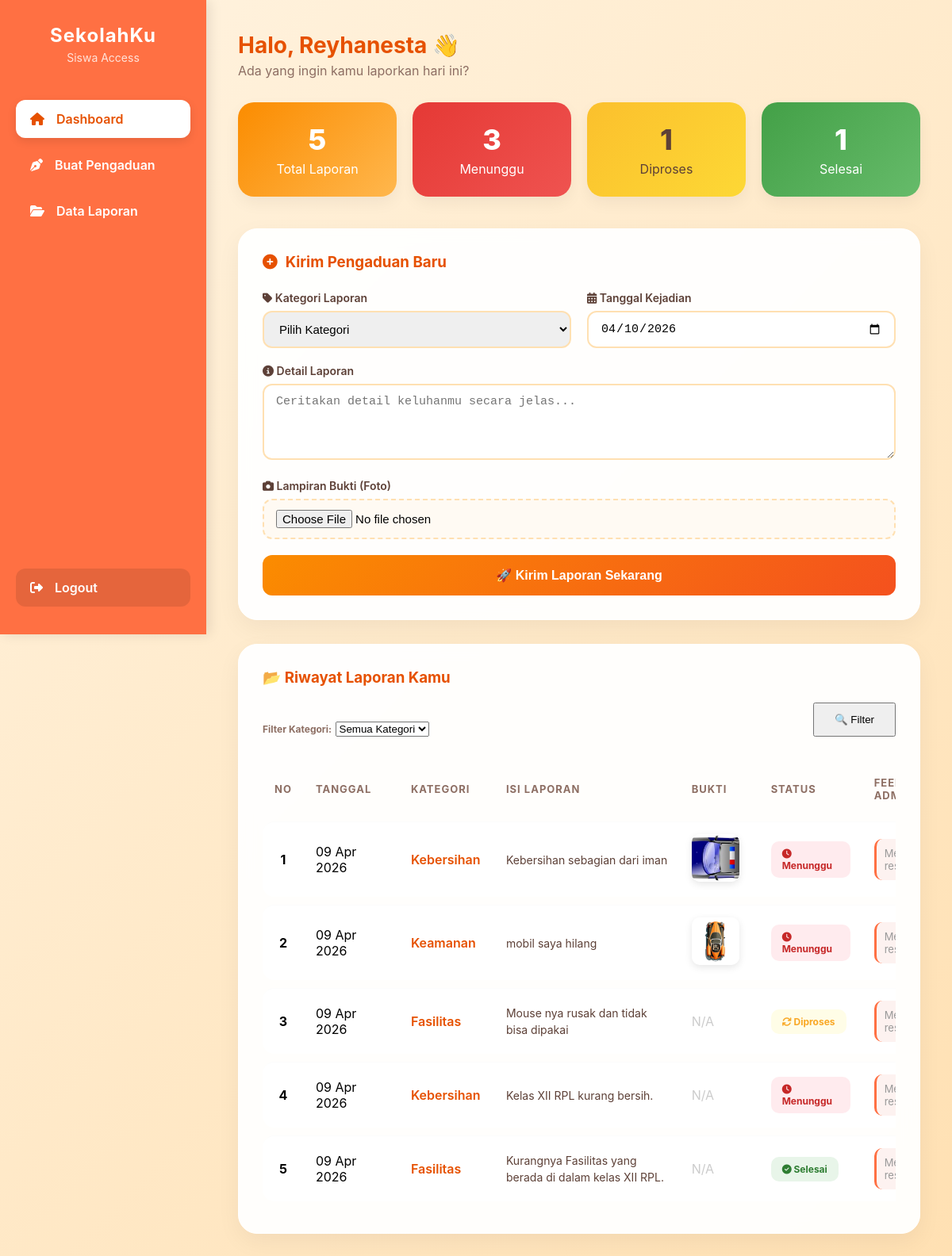
Screenshot of /siswa.php (signed in) with the database file from the repository.
### tables this page shows
CREATE TABLE `pengaduan` (
  `id` int NOT NULL,
  `user_id` int DEFAULT NULL,
  `kategori` varchar(50) DEFAULT NULL,
  `isi` text,
  `bukti` varchar(255) DEFAULT NULL,
  `tanggal` datetime DEFAULT CURRENT_TIMESTAMP,
  `status` enum('menunggu','diproses','selesai') DEFAULT 'menunggu',
  `feedback` text
);

### siswa.php (the view, shortened to what this page needs)
<?php
include 'koneksi.php';
$id_user = $_SESSION['id'];
$total = mysqli_fetch_assoc(mysqli_query($conn, "SELECT COUNT(*) as total FROM pengaduan WHERE user_id='$id_user'"));
$menunggu = mysqli_fetch_assoc(mysqli_query($conn, "SELECT COUNT(*) as total FROM pengaduan WHERE user_id='$id_user' AND status='menunggu'"));
$diproses = mysqli_fetch_assoc(mysqli_query($conn, "SELECT COUNT(*) as total FROM pengaduan WHERE user_id='$id_user' AND status='diproses'"));
$selesai = mysqli_fetch_assoc(mysqli_query($conn, "SELECT COUNT(*) as total FROM pengaduan WHERE user_id='$id_user' AND status='selesai'"));
$where_clause = "WHERE p.user_id='$id_user'";
$query = mysqli_query($conn, "
    SELECT p.*, u.nama FROM pengaduan p
    JOIN users u ON u.id = p.user_id
    $where_clause
    ORDER BY p.id DESC
");
?>
<!DOCTYPE html>
<html lang="id">
<head>
    <link rel="stylesheet" href="https://cdnjs.cloudflare.com/ajax/libs/font-awesome/6.4.0/css/all.min.css">
</head>
<body>
<div class="sidebar" id="sidebar">
    <div class="sidebar-header">
        <h2>SekolahKu</h2>
        <p>Siswa Access</p>
    </div>
    <a href="#" class="nav-link active" data-target="home"><i class="fas fa-home"></i> <span>Dashboard</span></a>
    <a href="#form" class="nav-link"><i class="fas fa-pen-nib"></i> <span>Buat Pengaduan</span></a>
    <a href="#data" class="nav-link"><i class="fas fa-folder-open"></i> <span>Data Laporan</span></a>
    <a href="logout.php" class="logout"><i class="fas fa-sign-out-alt"></i> <span>Logout</span></a>
</div>
<div class="main">
    <div class="welcome-text">
        <h2>Halo, <?= htmlspecialchars($_SESSION['nama']); ?> 👋</h2>
        <p>Ada yang ingin kamu laporkan hari ini?</p>
    </div>
    <div class="dashboard">
        <div class="card-box total"><span><?= $total['total']; ?></span> Total Laporan </div>
        <div class="card-box menunggu"><span><?= $menunggu['total']; ?></span> Menunggu </div>
        <div class="card-box diproses"><span><?= $diproses['total']; ?></span> Diproses </div>
        <div class="card-box selesai"><span><?= $selesai['total']; ?></span> Selesai </div>
    </div>
    <div class="card" id="form">
        <h3 style="color: var(--primary-dark); margin: 0 0 25px 0; display: flex; align-items: center; gap: 10px;">
            <i class="fas fa-plus-circle"></i> Kirim Pengaduan Baru
        </h3>
        <form action="simpan.php" method="POST" enctype="multipart/form-data" class="form-modern">
            <div class="form-grid" style="display: grid; grid-template-columns: 1fr 1fr; gap: 20px;">
                <div class="form-group">
                    <label><i class="fas fa-tag"></i> Kategori Laporan</label>
                    <select name="kategori" required>
                        <option value="">Pilih Kategori</option>
                    </select>
                </div>
                <div class="form-group">
                    <label><i class="fas fa-calendar-alt"></i> Tanggal Kejadian</label>
                    <input type="date" name="tanggal" value="<?= date('Y-m-d'); ?>" required>
                </div>
            </div>
            <div class="form-group">
                <label><i class="fas fa-info-circle"></i> Detail Laporan</label>
                <textarea name="isi" rows="4" placeholder="Ceritakan detail keluhanmu secara jelas..." required></textarea>
            </div>
            <div class="form-group">
                <label><i class="fas fa-camera"></i> Lampiran Bukti (Foto)</label>
                <input type="file" name="bukti" accept="image/*" style="border: 2px dashed #ffe0b2; background: #fffaf3;">
            </div>
            <button type="submit">🚀 Kirim Laporan Sekarang</button>
        </form>
    </div>
    <div class="card" id="data">
        <h3 style="color: var(--primary-dark); margin: 0 0 20px 0;">📂 Riwayat Laporan Kamu</h3>
        <form method="GET" class="filter-box">
            <div style="flex-grow: 1;">
                <label style="font-size: 12px; font-weight: bold; color: #8d6e63;">Filter Kategori:</label>
                <select name="kategori" class="form-modern" style="margin-bottom:0;">
                    <option value="">Semua Kategori</option>
                </select>
            </div>
            <button type="submit" class="form-modern" style="width: auto; padding: 12px 25px; margin-bottom: 0;">🔍 Filter</button>
        </form>
        <div class="table-container">
            <table>
                <thead>
                    <tr>
                        <th width="50">No</th>
                        <th width="120">Tanggal</th>
                        <th width="120">Kategori</th>
                        <th>Isi Laporan</th>
                        <th width="100">Bukti</th>
                        <th width="130">Status</th>
                        <th>Feedback Admin</th>
                    </tr>
                </thead>
                <tbody>
                    <?php
                    $no = 1;
                    while($dataRow = mysqli_fetch_array($query)){
                        $fotoPath = 'uploads/' . $dataRow['bukti'];
                    ?>
                    <tr>
                        <td align="center"><strong><?= $no++; ?></strong></td>
                        <td><?= date('d M Y', strtotime($dataRow['tanggal'])); ?></td>
                        <td><span style="color: var(--primary-dark); font-weight: 600;"><?= $dataRow['kategori']; ?></span></td>
                        <td style="font-size: 14px; line-height: 1.5; color: #5d4037;"><?= nl2br(htmlspecialchars($dataRow['isi'])); ?></td>
                        <td>
                            <?php if(!empty($dataRow['bukti']) && file_exists($fotoPath)){ ?>
                                <img src="<?= $fotoPath; ?>" width="60" height="60" class="img-evidence">
                            <?php } else { echo '<span style="color:#ccc">N/A</span>'; } ?>
                        </td>
                        <td>
                            <?php if($dataRow['status']=='menunggu'){ ?>
                                <span class="badge menunggu-badge"><i class="fas fa-clock"></i> Menunggu</span>
                            <?php } elseif($dataRow['status']=='diproses'){ ?>
                                <span class="badge diproses-badge"><i class="fas fa-sync"></i> Diproses</span>
                            <?php } else { ?>
                                <span class="badge selesai-badge"><i class="fas fa-check-circle"></i> Selesai</span>
                            <?php } ?>
                        </td>
                        <td>
                            <div style="background: #fdf2f0; padding: 10px; border-radius: 10px; font-size: 13px; border-left: 3px solid var(--primary);">
                                <?= !empty($dataRow['feedback']) ? '<strong>Admin:</strong> ' . htmlspecialchars($dataRow['feedback']) : '<span style="color:#999">Menunggu respon...</span>'; ?>
                            </div>
                        </td>
                    </tr>
                    <?php } ?>
                </tbody>
            </table>
        </div>
    </div>
</div>
</body>
</html>

### siswa.php (style rules this page uses)
:root { --primary: #ff7043; --primary-dark: #e65100; --secondary: #fb8c00; --success: #43a047; --danger: #e53935; --warning: #fbc02d; --bg: #fff3e0; --sidebar-width: 260px; }
* { box-sizing: border-box; scroll-behavior: smooth; }
body { margin: 0; font-family: 'Inter', 'Segoe UI', Arial, sans-serif; background: linear-gradient(135deg, #fff3e0 0%, #ffe0b2 100%); background-attachment: fixed; min-height: 100vh; }
.sidebar { width: var(--sidebar-width); height: 100vh; position: fixed; background: var(--primary); padding: 30px 20px; color: white; display: flex; flex-direction: column; box-shadow: 4px 0 15px rgba(0,0,0,0.1); z-index: 1000; transition: 0.3s; }
.sidebar-header { margin-bottom: 40px; text-align: center; }
.sidebar-header h2 { margin: 0; font-size: 24px; color: #fff; letter-spacing: 1px; }
.sidebar-header p { margin: 5px 0 0; opacity: 0.8; font-size: 14px; }
.sidebar a { display: flex; align-items: center; color: white; padding: 14px 18px; margin: 5px 0; text-decoration: none; border-radius: 12px; transition: all 0.3s ease; font-weight: 600; gap: 15px; }
.sidebar a.active { background: white; color: var(--primary-dark); box-shadow: 0 4px 12px rgba(0,0,0,0.1); }
.sidebar a.logout { margin-top: auto; background: rgba(0,0,0,0.1); }
.main { margin-left: var(--sidebar-width); padding: 40px; transition: 0.3s; }
.welcome-text h2 { color: var(--primary-dark); margin: 0; font-size: 28px; }
.welcome-text p { color: #8d6e63; margin: 5px 0 30px; }
.dashboard { display: grid; grid-template-columns: repeat(auto-fit, minmax(200px, 1fr)); gap: 20px; margin-bottom: 40px; }
.card-box { padding: 25px; border-radius: 20px; color: white; text-align: center; transition: 0.3s; box-shadow: 0 8px 20px rgba(0,0,0,0.05); }
.card-box span { font-size: 36px; font-weight: 800; display: block; margin-bottom: 5px; }
.total { background: linear-gradient(135deg, #fb8c00, #ffb74d); }
.menunggu { background: linear-gradient(135deg, #e53935, #ef5350); }
.diproses { background: linear-gradient(135deg, #fbc02d, #fdd835); color: #5d4037; }
.selesai { background: linear-gradient(135deg, #43a047, #66bb6a); }
.card { background: rgba(255, 255, 255, 0.95); backdrop-filter: blur(10px); padding: 30px; border-radius: 24px; margin-bottom: 30px; border: 1px solid white; box-shadow: 0 10px 30px rgba(0,0,0,0.05); }
.form-modern label { display: block; margin-bottom: 8px; font-weight: 600; color: #5d4037; font-size: 14px; }
.form-modern input, .form-modern select, .form-modern textarea { width: 100%; padding: 12px 15px; margin-bottom: 20px; border-radius: 12px; border: 2px solid #ffe0b2; outline: none; transition: 0.3s; font-size: 15px; }
.form-modern button { width: 100%; background: linear-gradient(135deg, #fb8c00, #f4511e); padding: 16px; border-radius: 12px; border: none; color: white; font-weight: bold; cursor: pointer; transition: 0.3s; font-size: 16px; }
.table-container { overflow-x: auto; margin-top: 10px; }
table { width: 100%; border-collapse: separate; border-spacing: 0 10px; min-width: 900px; }
th { padding: 15px; text-align: left; color: #8d6e63; font-size: 13px; text-transform: uppercase; letter-spacing: 1px; }
td { padding: 15px; background: white; vertical-align: middle; border-top: 1px solid #fcfcfc; }
tr td:first-child { border-radius: 15px 0 0 15px; }
tr td:last-child { border-radius: 0 15px 15px 0; }
.badge { padding: 8px 14px; border-radius: 10px; font-size: 12px; font-weight: 700; display: inline-block; }
.menunggu-badge { background: #ffebee; color: #c62828; }
.diproses-badge { background: #fffde7; color: #f9a825; }
.selesai-badge { background: #e8f5e9; color: #2e7d32; }
.img-evidence { border-radius: 10px; object-fit: cover; transition: 0.3s; box-shadow: 0 3px 10px rgba(0,0,0,0.1); }
.filter-box { display: flex; gap: 10px; margin-bottom: 25px; align-items: flex-end; flex-wrap: wrap; }

### rows the page displays
pengaduan: tanggal "09 Apr 2026", kategori "Kebersihan", isi "Kebersihan sebagian dari iman", bukti (picture), status "menunggu" (drawn), feedback "Menunggu respon..."
pengaduan: tanggal "09 Apr 2026", kategori "Keamanan", isi "mobil saya hilang", bukti (picture), status "menunggu" (drawn), feedback "Menunggu respon..."
pengaduan: tanggal "09 Apr 2026", kategori "Fasilitas", isi "Mouse nya rusak dan tidak bisa dipakai", shows "N/A", status "diproses" (drawn), feedback "Menunggu respon..."
pengaduan: tanggal "09 Apr 2026", kategori "Kebersihan", isi "Kelas XII RPL kurang bersih.", shows "N/A", status "menunggu" (drawn), shows "Menunggu respon..."
pengaduan: tanggal "09 Apr 2026", kategori "Fasilitas", isi "Kurangnya Fasilitas yang berada di dalam kelas XII RPL.", bukti "N/A", status "selesai" (drawn), feedback "Menunggu respon..."

### other values shown
$_SESSION['nama'] "Reyhanesta"
$total['total'] "5"
$menunggu['total'] "3"
$diproses['total'] "1"
$selesai['total'] "1"
